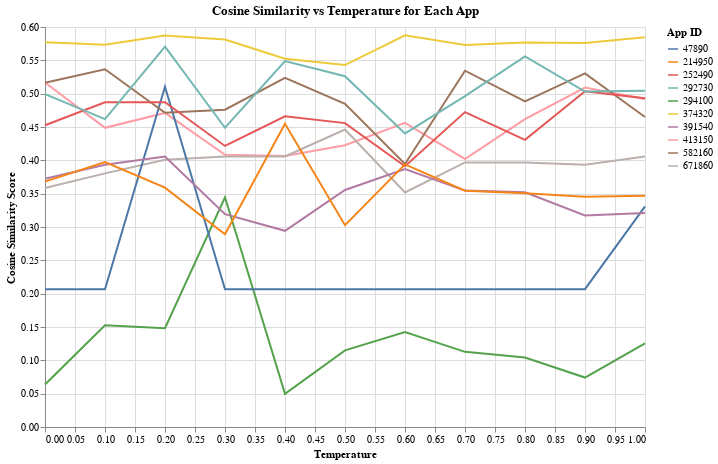

Notebook code cell kept with this figure:
### Code cell
df = pd.read_csv('../../data/llm_responses.csv')

chart = alt.Chart(df).mark_line().encode(
    x=alt.X('temp:Q', title='Temperature'),
    y=alt.Y('score:Q', title='Cosine Similarity Score'),
    color=alt.Color('appid:N', title='App ID')
).properties(
    width=600,
    height=400,
    title='Cosine Similarity vs Temperature for Each App'
)

chart

### Figure 1 — Vega-Lite specification as saved in the notebook (floating-point values rounded to 4 significant figures)
{"config": {"view": {"continuousWidth": 300, "continuousHeight": 300}}, "data": {"name": "data-40ae29064272732aae5cf16094da43ed"}, "mark": {"type": "line"}, "encoding": {"color": {"field": "appid", "title": "App ID", "type": "nominal"}, "x": {"field": "temp", "title": "Temperature", "type": "quantitative"}, "y": {"field": "score", "title": "Cosine Similarity Score", "type": "quantitative"}}, "height": 400, "title": "Cosine Similarity vs Temperature for Each App", "width": 600, "$schema": "https://vega.github.io/schema/vega-lite/v5.20.1.json", "datasets": {"data-40ae29064272732aae5cf16094da43ed": [{"appid": 374320, "score": 0.5771, "temp": 0.0}, {"appid": 374320, "score": 0.5735, "temp": 0.1}, {"appid": 374320, "score": 0.5871, "temp": 0.2}, {"appid": 374320, "score": 0.5813, "temp": 0.3}, {"appid": 374320, "score": 0.5523, "temp": 0.4}, {"appid": 374320, "score": 0.5429, "temp": 0.5}, {"appid": 374320, "score": 0.5876, "temp": 0.6}, {"appid": 374320, "score": 0.5731, "temp": 0.7}, {"appid": 374320, "score": 0.5767, "temp": 0.8}, {"appid": 374320, "score": 0.5761, "temp": 0.9}, {"appid": 374320, "score": 0.5847, "temp": 1.0}, {"appid": 413150, "score": 0.5168, "temp": 0.0}, {"appid": 413150, "score": 0.4488, "temp": 0.1}, {"appid": 413150, "score": 0.4711, "temp": 0.2}, {"appid": 413150, "score": 0.4082, "temp": 0.3}, {"appid": 413150, "score": 0.4065, "temp": 0.4}, {"appid": 413150, "score": 0.4227, "temp": 0.5}, {"appid": 413150, "score": 0.4562, "temp": 0.6}, {"appid": 413150, "score": 0.4021, "temp": 0.7}, {"appid": 413150, "score": 0.4619, "temp": 0.8}, {"appid": 413150, "score": 0.5092, "temp": 0.9}, {"appid": 413150, "score": 0.4921, "temp": 1.0}, {"appid": 294100, "score": 0.06365, "temp": 0.0}, {"appid": 294100, "score": 0.1527, "temp": 0.1}, {"appid": 294100, "score": 0.1482, "temp": 0.2}, {"appid": 294100, "score": 0.3446, "temp": 0.3}, {"appid": 294100, "score": 0.04982, "temp": 0.4}, {"appid": 294100, "score": 0.115, "temp": 0.5}, {"appid": 294100, "score": 0.1425, "temp": 0.6}, {"appid": 294100, "score": 0.1128, "temp": 0.7}, {"appid": 294100, "score": 0.1041, "temp": 0.8}, {"appid": 294100, "score": 0.07417, "temp": 0.9}, {"appid": 294100, "score": 0.1253, "temp": 1.0}, {"appid": 671860, "score": 0.3586, "temp": 0.0}, {"appid": 671860, "score": 0.3804, "temp": 0.1}, {"appid": 671860, "score": 0.401, "temp": 0.2}, {"appid": 671860, "score": 0.4059, "temp": 0.3}, {"appid": 671860, "score": 0.4059, "temp": 0.4}, {"appid": 671860, "score": 0.4461, "temp": 0.5}, {"appid": 671860, "score": 0.3519, "temp": 0.6}, {"appid": 671860, "score": 0.3969, "temp": 0.7}, {"appid": 671860, "score": 0.3969, "temp": 0.8}, {"appid": 671860, "score": 0.3935, "temp": 0.9}, {"appid": 671860, "score": 0.4059, "temp": 1.0}, {"appid": 47890, "score": 0.2067, "temp": 0.0}, {"appid": 47890, "score": 0.2067, "temp": 0.1}, {"appid": 47890, "score": 0.5105, "temp": 0.2}, {"appid": 47890, "score": 0.2067, "temp": 0.3}, {"appid": 47890, "score": 0.2067, "temp": 0.4}, {"appid": 47890, "score": 0.2067, "temp": 0.5}, {"appid": 47890, "score": 0.2067, "temp": 0.6}, {"appid": 47890, "score": 0.2067, "temp": 0.7}, {"appid": 47890, "score": 0.2067, "temp": 0.8}, {"appid": 47890, "score": 0.2067, "temp": 0.9}, {"appid": 47890, "score": 0.331, "temp": 1.0}, {"appid": 582160, "score": 0.5165, "temp": 0.0}, {"appid": 582160, "score": 0.5365, "temp": 0.1}, {"appid": 582160, "score": 0.4714, "temp": 0.2}, {"appid": 582160, "score": 0.4759, "temp": 0.3}, {"appid": 582160, "score": 0.5236, "temp": 0.4}, {"appid": 582160, "score": 0.4847, "temp": 0.5}, {"appid": 582160, "score": 0.3945, "temp": 0.6}, {"appid": 582160, "score": 0.5344, "temp": 0.7}, {"appid": 582160, "score": 0.4883, "temp": 0.8}, {"appid": 582160, "score": 0.5304, "temp": 0.9}, {"appid": 582160, "score": 0.465, "temp": 1.0}, {"appid": 252490, "score": 0.4526, "temp": 0.0}, {"appid": 252490, "score": 0.4872, "temp": 0.1}, {"appid": 252490, "score": 0.4872, "temp": 0.2}, {"appid": 252490, "score": 0.4216, "temp": 0.3}, {"appid": 252490, "score": 0.466, "temp": 0.4}, {"appid": 252490, "score": 0.4559, "temp": 0.5}, {"appid": 252490, "score": 0.3911, "temp": 0.6}, {"appid": 252490, "score": 0.4723, "temp": 0.7}, {"appid": 252490, "score": 0.4307, "temp": 0.8}, {"appid": 252490, "score": 0.5036, "temp": 0.9}, {"appid": 252490, "score": 0.493, "temp": 1.0}, {"appid": 391540, "score": 0.3725, "temp": 0.0}, {"appid": 391540, "score": 0.3934, "temp": 0.1}, {"appid": 391540, "score": 0.4056, "temp": 0.2}, {"appid": 391540, "score": 0.3192, "temp": 0.3}, {"appid": 391540, "score": 0.2943, "temp": 0.4}, {"appid": 391540, "score": 0.3555, "temp": 0.5}, {"appid": 391540, "score": 0.3871, "temp": 0.6}, {"appid": 391540, "score": 0.3546, "temp": 0.7}, {"appid": 391540, "score": 0.3521, "temp": 0.8}, {"appid": 391540, "score": 0.3173, "temp": 0.9}, {"appid": 391540, "score": 0.3211, "temp": 1.0}, {"appid": 214950, "score": 0.3681, "temp": 0.0}, {"appid": 214950, "score": 0.3975, "temp": 0.1}, {"appid": 214950, "score": 0.3591, "temp": 0.2}, {"appid": 214950, "score": 0.2891, "temp": 0.3}, {"appid": 214950, "score": 0.4549, "temp": 0.4}, {"appid": 214950, "score": 0.3027, "temp": 0.5}, {"appid": 214950, "score": 0.394, "temp": 0.6}, {"appid": 214950, "score": 0.3544, "temp": 0.7}, {"appid": 214950, "score": 0.3506, "temp": 0.8}, {"appid": 214950, "score": 0.3455, "temp": 0.9}, {"appid": 214950, "score": 0.3469, "temp": 1.0}, {"appid": 292730, "score": 0.4993, "temp": 0.0}, {"appid": 292730, "score": 0.4619, "temp": 0.1}, {"appid": 292730, "score": 0.5706, "temp": 0.2}, {"appid": 292730, "score": 0.4489, "temp": 0.3}, {"appid": 292730, "score": 0.5489, "temp": 0.4}, {"appid": 292730, "score": 0.5262, "temp": 0.5}, {"appid": 292730, "score": 0.4404, "temp": 0.6}, {"appid": 292730, "score": 0.4962, "temp": 0.7}, {"appid": 292730, "score": 0.556, "temp": 0.8}, {"appid": 292730, "score": 0.5032, "temp": 0.9}, {"appid": 292730, "score": 0.5046, "temp": 1.0}]}}
